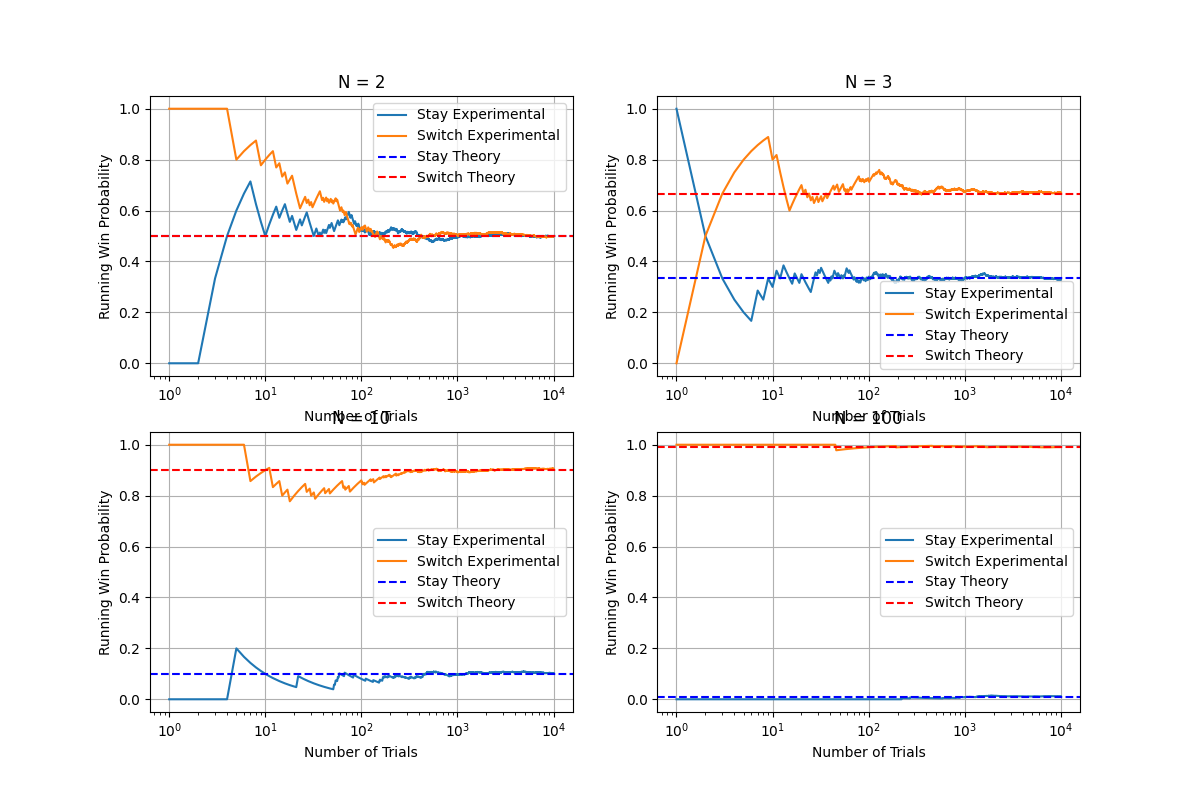

Source code (Python):
import random
import numpy as np
import matplotlib.pyplot as plt

def montyHall(k=10000, seed = None):
    if k <= 0 or not isinstance(k, int):
        raise ValueError("k must be a positive integer")
    rng = np.random.default_rng(seed)
    N = [2, 3, 10, 100]
    fig, axs = plt.subplots(2, 2, figsize=(12, 8))
    axs = axs.flatten()
    for index, n in enumerate(N):
        numWinStay = 0
        numWinSwitch = 0
        switchHist = []
        stayHist = []
        for i in range(1, k+1): #Always Switch Case
            prize = rng.integers(0,n)
            choice = rng.integers(0,n)
            if prize != choice:
                numWinSwitch +=1
            switchHist.append(numWinSwitch / i)
        for j in range(1, k+1): #Always Stay Case
            prize = rng.integers(0,n)
            choice = rng.integers(0,n)
            if prize == choice:
                numWinStay += 1
            stayHist.append(numWinStay / j)
        stayTheory = 1/n
        switchTheory = 1 - 1/n
        stayExperimental = numWinStay / k
        switchExperimental = numWinSwitch / k
        print(f"N = {n}: \nStay Theory: {stayTheory}, Stay Experimental: {stayExperimental}\nSwitch Theory: {switchTheory}, Switch Experiment: {switchExperimental}")
        ax = axs[index]
        trials = range(1, k + 1, 1)

        ax.plot(trials, stayHist, label="Stay Experimental")
        ax.plot(trials, switchHist, label="Switch Experimental")
        ax.axhline(stayTheory, color="blue", linestyle="--",
                   label="Stay Theory")
        ax.axhline(switchTheory, color="red", linestyle="--",
                   label="Switch Theory")
        ax.set_xscale("log")
        ax.set_xlabel("Number of Trials")
        ax.set_ylabel("Running Win Probability")
        ax.set_title(f"N = {n}")
        ax.grid(True)
        ax.legend()

        
    plt.show()
if __name__ == "__main__":
    montyHall(seed = 22)
    
